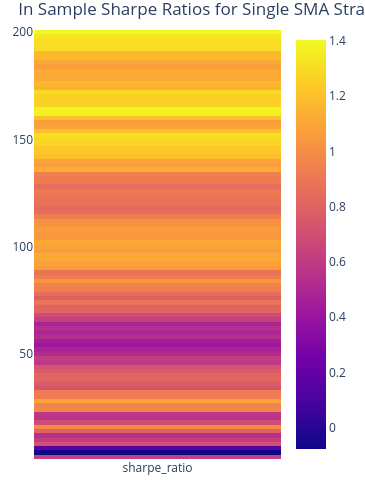

Notebook code cell kept with this figure:
### Markdown cell above
Single SMA in sample?

### Code cell
windows = np.arange(2, 201, 2)
sma = vbt.MA.run(in_sample["Close"], window=windows, short_name="sma")
price = in_sample["Close"].vbt.tile(len(windows))
price.columns = sma.ma.columns
entries = price > sma.ma
exits = price < sma.ma

portfolio = vbt.Portfolio.from_signals(
    close=in_sample["Close"], entries=entries, exits=exits, init_cash=100_000, freq="D"
)

sharpe_ratios = portfolio.sharpe_ratio()
best_param = sharpe_ratios.idxmax()
best_window = best_param

print(f"\nBest Parameter Found:")
print(f"  Window: {best_window}")
print(f"  Resulting Sharpe Ratio: {sharpe_ratios.max():.2f}")

sharpe_ratios.vbt.heatmap(
    title="In Sample Sharpe Ratios for Single SMA Strategy"
).show()

### Figure 1 — Plotly figure (JSON) as saved in the notebook; plotly's stock layout.template omitted (floating-point values rounded to 4 significant figures)
{"data": [{"colorscale": [[0, "#0d0887"], [0.1111, "#46039f"], [0.2222, "#7201a8"], [0.3333, "#9c179e"], [0.4444, "#bd3786"], [0.5556, "#d8576b"], [0.6667, "#ed7953"], [0.7778, "#fb9f3a"], [0.8889, "#fdca26"], [1, "#f0f921"]], "hoverongaps": false, "type": "heatmap", "uid": "3c396183-166a-4b5f-a0d3-458cd0bdb0e6", "x": ["sharpe_ratio"], "y": [2, 4, 6, 8, 10, 12, 14, 16, 18, 20, 22, 24, 26, 28, 30, 32, 34, 36, 38, 40, 42, 44, 46, 48, 50, 52, 54, 56, 58, 60, 62, 64, 66, 68, 70, 72, 74, 76, 78, 80, 82, 84, 86, 88, 90, 92, 94, 96, 98, 100, 102, 104, 106, 108, 110, 112, 114, 116, 118, 120, 122, 124, 126, 128, 130, 132, 134, 136, 138, 140, 142, 144, 146, 148, 150, 152, 154, 156, 158, 160, 162, 164, 166, 168, 170, 172, 174, 176, 178, 180, 182, 184, 186, 188, 190, 192, 194, 196, 198, 200], "z": [[0.6307], [-0.07703], [0.1497], [0.7206], [0.6165], [0.5524], [0.8043], [0.9908], [0.692], [0.5662], [0.5794], [0.9716], [0.9549], [1.089], [0.9171], [0.9171], [0.7348], [0.7719], [0.8132], [0.8082], [0.7605], [0.7273], [0.5882], [0.6125], [0.523], [0.4819], [0.4144], [0.4612], [0.5322], [0.4976], [0.542], [0.4827], [0.6309], [0.684], [0.8127], [0.8041], [0.8859], [0.7826], [0.8556], [0.9323], [0.947], [1.039], [0.9247], [0.8901], [1.061], [1.078], [1.111], [1.111], [1.058], [1.083], [1.106], [1.05], [1.041], [1.066], [1.025], [1.011], [0.9304], [0.8508], [0.8391], [0.873], [0.8814], [0.9003], [0.909], [0.8526], [0.9186], [0.9186], [0.9393], [1.122], [1.069], [1.086], [1.196], [1.229], [1.229], [1.286], [1.285], [1.316], [1.201], [1.083], [1.064], [1.202], [1.367], [1.379], [1.263], [1.263], [1.263], [1.29], [1.145], [1.175], [1.108], [1.108], [1.12], [1.074], [1.105], [1.174], [1.174], [1.305], [1.305], [1.305], [1.334], [1.403]]}], "layout": {"height": 490.0, "legend": {"orientation": "h", "traceorder": "normal", "x": 1, "xanchor": "right", "y": 1.02, "yanchor": "bottom"}, "margin": {"b": 30, "l": 30, "r": 30, "t": 30}, "title": {"text": "In Sample Sharpe Ratios for Single SMA Strategy"}, "width": 365}}
